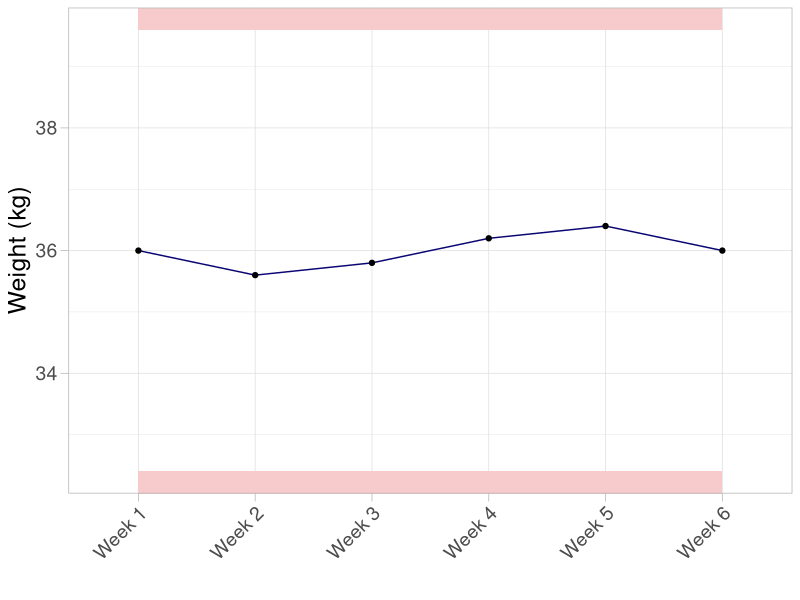
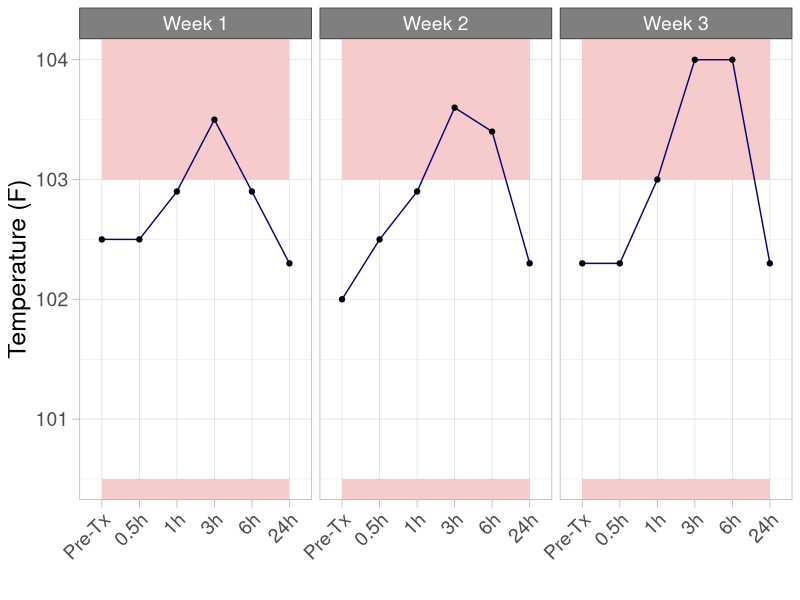
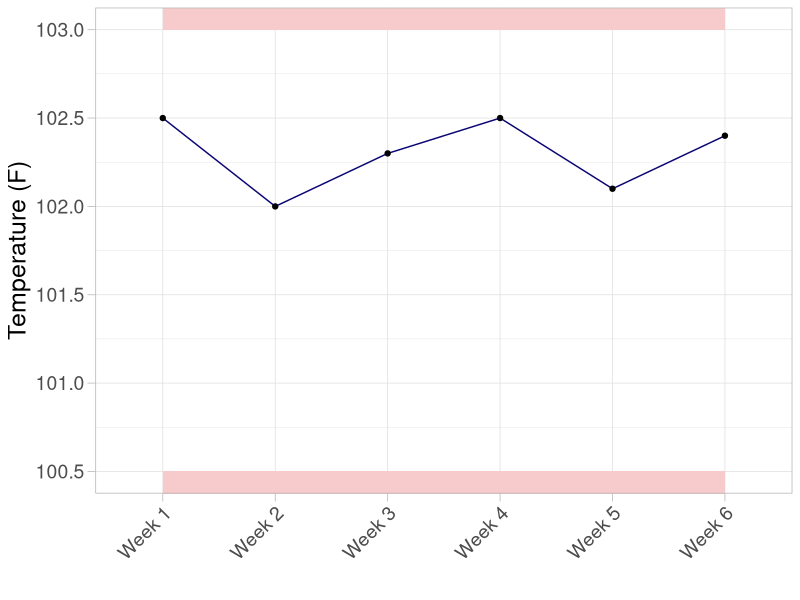
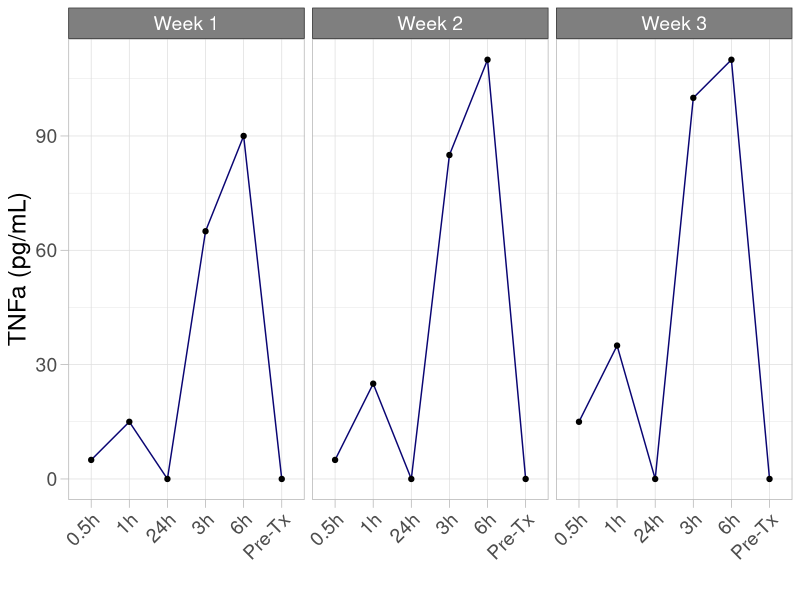
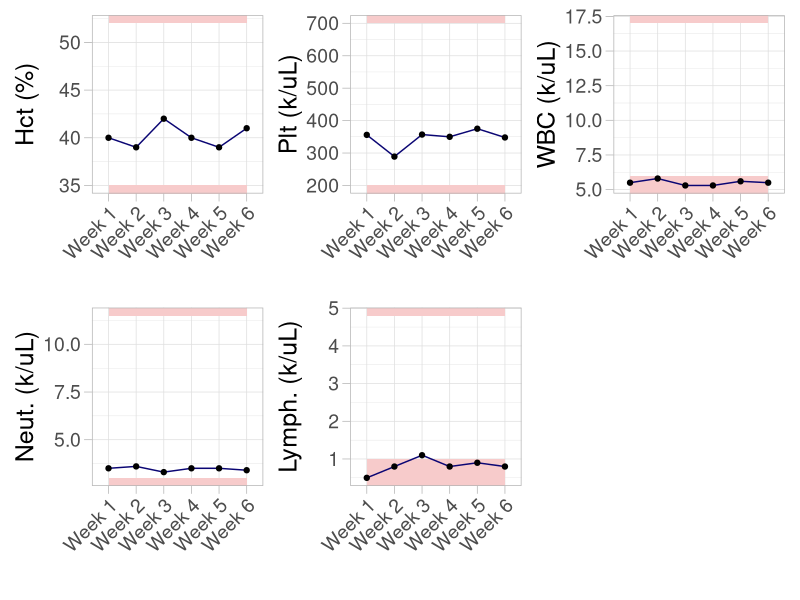
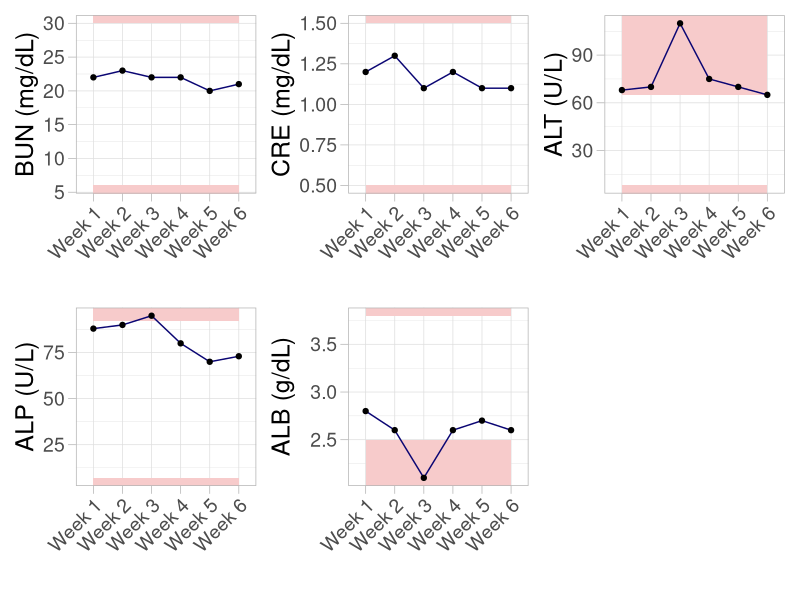

Write R code to recreate these figures, in order.
library(ggplot2)
library(patchwork)

whole_data <- read.csv("Test_Data.csv")

#-- No touchy from here down ---
whole_data$Parameter <- trimws(whole_data$Parameter)
whole_data$Parameter <- gsub("Baseline","Pre-Tx",whole_data$Parameter)

my_theme <- theme(strip.background=element_rect(fill="gray50",color="gray20"),
  strip.text.x=element_text(size=14,color="white"),
  strip.text.y=element_text(size=14,color="white"))+
  theme(axis.title= element_text(size = 18))+
  theme(axis.text = element_text(size = 14))+
  theme(axis.ticks.length=unit(0.2,"cm"))

for(what_patient in unique(whole_data$Patient_ID)){
  dir.create(what_patient, showWarnings = FALSE)
  
  dat <- whole_data[whole_data$Patient_ID == what_patient,]
  temp_df <- dat
  temp_df$Parameter <- ordered(temp_df$Parameter,levels=c("Pre-Tx","0.5h","1h","3h","6h","24h"))

  #-- Examination
  upper_limit <- dat$Value[dat$Condition == "Examination" & dat$Week == "Week 1"]*1.1
  lower_limit <- dat$Value[dat$Condition == "Examination" & dat$Week == "Week 1"]*0.9
  p_exam <- ggplot(data=dat[dat$Condition == "Examination",],aes(Week,Value))+
    geom_rect(aes(xmin=1,xmax=6,ymin=upper_limit,ymax=Inf),fill="#f7cbcb")+
    geom_rect(aes(xmin=1,xmax=6,ymin=-Inf,ymax=lower_limit),fill="#f7cbcb")+
    geom_line(aes(group=Patient_ID),color="#0a0573")+
    geom_point()+
    ylab("Weight (kg)")+
    xlab("")+
    theme_light()+
    my_theme+
    theme(axis.text.x = element_text(angle=45,hjust=1))
  ggsave(paste0(what_patient,"/weight-",what_patient,".png"),plot=p_exam,dpi=300,width=3.5,height = 2.89)
  
  #-- Temp
  p_temp1 <- ggplot(data=temp_df[temp_df$Condition == "Temp" & temp_df$Week %in% paste("Week",1:3),],aes(Parameter,Value))+
    facet_grid(~Week)+
    geom_rect(aes(xmin=1,xmax=6,ymin=103,ymax=Inf),fill="#f7cbcb")+
    geom_rect(aes(xmin=1,xmax=6,ymin=-Inf,ymax=100.5),fill="#f7cbcb")+
    geom_line(aes(group=Patient_ID),color="#0a0573")+
    geom_point()+
    ylab("Temperature (F)")+
    xlab("")+
    theme_light()+
    my_theme+
    theme(axis.text.x = element_text(angle=45,hjust=1))
  ggsave(paste0(what_patient,"/temp_tx-",what_patient,".png"),plot=p_temp1,dpi=300,width=7.35,height = 2.89)
  
  p_temp2 <- ggplot(data=temp_df[temp_df$Condition == "Temp" & temp_df$Parameter == "Pre-Tx",],aes(Week,Value))+
    geom_rect(aes(xmin=1,xmax=6,ymin=103,ymax=Inf),fill="#f7cbcb")+
    geom_rect(aes(xmin=1,xmax=6,ymin=-Inf,ymax=100.5),fill="#f7cbcb")+
    geom_line(aes(group=Patient_ID),color="#0a0573")+
    geom_point()+
    ylab("Temperature (F)")+
    xlab("")+
    theme_light()+
    my_theme+
    theme(axis.text.x = element_text(angle=45,hjust=1))
  ggsave(paste0(what_patient,"/temp_baseline-",what_patient,".png"),plot=p_temp2,dpi=300,width=3.5,height = 2.89)
  
  #-- TNFa
  p_tnfa <- ggplot(data=dat[dat$Condition == "TNFa" & dat$Week %in% paste("Week",1:3),],aes(Parameter,Value))+
    facet_grid(~Week)+
    geom_line(aes(group=Patient_ID),color="#0a0573")+
    geom_point()+
    ylab("TNFa (pg/mL)")+
    xlab("")+
    theme_light()+
    my_theme+
    theme(axis.text.x = element_text(angle=45,hjust=1))
  ggsave(paste0(what_patient,"/tnfa-",what_patient,".png"),plot=p_tnfa,dpi=300,width=7.35,height = 2.89)
    
  #-- CBC
  p_hct <- ggplot(data=dat[dat$Condition == "CBC" & dat$Parameter == "Hct",],aes(Week,Value))+
    geom_rect(aes(xmin=1,xmax=6,ymin=52,ymax=Inf),fill="#f7cbcb")+
    geom_rect(aes(xmin=1,xmax=6,ymin=-Inf,ymax=35),fill="#f7cbcb")+
    geom_line(aes(group=Patient_ID),color="#0a0573")+
    geom_point()+
    ylab("Hct (%)")+
    xlab("")+
    theme_light()+
    my_theme+
    theme(axis.text.x = element_text(angle=45,hjust=1))
  
  p_wbc <- ggplot(data=dat[dat$Condition == "CBC" & dat$Parameter == "WBC",],aes(Week,Value))+
    geom_rect(aes(xmin=1,xmax=6,ymin=17,ymax=Inf),fill="#f7cbcb")+
    geom_rect(aes(xmin=1,xmax=6,ymin=-Inf,ymax=6),fill="#f7cbcb")+
    geom_line(aes(group=Patient_ID),color="#0a0573")+
    geom_point()+
    ylab("WBC (k/uL)")+
    xlab("")+
    theme_light()+
    my_theme+
    theme(axis.text.x = element_text(angle=45,hjust=1))
  
  p_neut <- ggplot(data=dat[dat$Condition == "CBC" & dat$Parameter == "Neut.",],aes(Week,Value))+
    geom_rect(aes(xmin=1,xmax=6,ymin=11.5,ymax=Inf),fill="#f7cbcb")+
    geom_rect(aes(xmin=1,xmax=6,ymin=-Inf,ymax=3),fill="#f7cbcb")+
    geom_line(aes(group=Patient_ID),color="#0a0573")+
    geom_point()+
    ylab("Neut. (k/uL)")+
    xlab("")+
    theme_light()+
    my_theme+
    theme(axis.text.x = element_text(angle=45,hjust=1))
  
  p_lymph <- ggplot(data=dat[dat$Condition == "CBC" & dat$Parameter == "Lymph.",],aes(Week,Value))+
    geom_rect(aes(xmin=1,xmax=6,ymin=4.8,ymax=Inf),fill="#f7cbcb")+
    geom_rect(aes(xmin=1,xmax=6,ymin=-Inf,ymax=1),fill="#f7cbcb")+
    geom_line(aes(group=Patient_ID),color="#0a0573")+
    geom_point()+
    ylab("Lymph. (k/uL)")+
    xlab("")+
    theme_light()+
    my_theme+
    theme(axis.text.x = element_text(angle=45,hjust=1))
  
  p_plt <- ggplot(data=dat[dat$Condition == "CBC" & dat$Parameter == "Plt",],aes(Week,Value))+
    geom_rect(aes(xmin=1,xmax=6,ymin=700,ymax=Inf),fill="#f7cbcb")+
    geom_rect(aes(xmin=1,xmax=6,ymin=-Inf,ymax=200),fill="#f7cbcb")+
    geom_line(aes(group=Patient_ID),color="#0a0573")+
    geom_point()+
    ylab("Plt (k/uL)")+
    xlab("")+
    theme_light()+
    my_theme+
    theme(axis.text.x = element_text(angle=45,hjust=1))
  p <- (p_hct + p_plt + p_wbc + p_neut + p_lymph) + plot_layout(ncol = 3)
  ggsave(paste0(what_patient,"/cbc-",what_patient,".png"),plot=p,width=8.56,height=4.94,dpi=300)

  #-- Chem
  p_bun <- ggplot(data=dat[dat$Condition == "Chem" & dat$Parameter == "BUN",],aes(Week,Value))+
    geom_rect(aes(xmin=1,xmax=6,ymin=30,ymax=Inf),fill="#f7cbcb")+
    geom_rect(aes(xmin=1,xmax=6,ymin=-Inf,ymax=6),fill="#f7cbcb")+
    geom_line(aes(group=Patient_ID),color="#0a0573")+
    geom_point()+
    ylab("BUN (mg/dL)")+
    xlab("")+
    theme_light()+
    my_theme+
    theme(axis.text.x = element_text(angle=45,hjust=1))

  p_cre <- ggplot(data=dat[dat$Condition == "Chem" & dat$Parameter == "CRE",],aes(Week,Value))+
    geom_rect(aes(xmin=1,xmax=6,ymin=1.5,ymax=Inf),fill="#f7cbcb")+
    geom_rect(aes(xmin=1,xmax=6,ymin=-Inf,ymax=0.5),fill="#f7cbcb")+
    geom_line(aes(group=Patient_ID),color="#0a0573")+
    geom_point()+
    ylab("CRE (mg/dL)")+
    xlab("")+
    theme_light()+
    my_theme+
    theme(axis.text.x = element_text(angle=45,hjust=1))

  p_alt <- ggplot(data=dat[dat$Condition == "Chem" & dat$Parameter == "ALT",],aes(Week,Value))+
    geom_rect(aes(xmin=1,xmax=6,ymin=65,ymax=Inf),fill="#f7cbcb")+
    geom_rect(aes(xmin=1,xmax=6,ymin=-Inf,ymax=8),fill="#f7cbcb")+
    geom_line(aes(group=Patient_ID),color="#0a0573")+
    geom_point()+
    ylab("ALT (U/L)")+
    xlab("")+
    theme_light()+
    my_theme+
    theme(axis.text.x = element_text(angle=45,hjust=1))

  p_alp <- ggplot(data=dat[dat$Condition == "Chem" & dat$Parameter == "ALP",],aes(Week,Value))+
    geom_rect(aes(xmin=1,xmax=6,ymin=92,ymax=Inf),fill="#f7cbcb")+
    geom_rect(aes(xmin=1,xmax=6,ymin=-Inf,ymax=7),fill="#f7cbcb")+
    geom_line(aes(group=Patient_ID),color="#0a0573")+
    geom_point()+
    ylab("ALP (U/L)")+
    xlab("")+
    theme_light()+
    my_theme+
    theme(axis.text.x = element_text(angle=45,hjust=1))

  p_alb <- ggplot(data=dat[dat$Condition == "Chem" & dat$Parameter == "ALB",],aes(Week,Value))+
    geom_rect(aes(xmin=1,xmax=6,ymin=3.8,ymax=Inf),fill="#f7cbcb")+
    geom_rect(aes(xmin=1,xmax=6,ymin=-Inf,ymax=2.5),fill="#f7cbcb")+
    geom_line(aes(group=Patient_ID),color="#0a0573")+
    geom_point()+
    ylab("ALB (g/dL)")+
    xlab("")+
    theme_light()+
    my_theme+
    theme(axis.text.x = element_text(angle=45,hjust=1))
  p <- (p_bun + p_cre + p_alt + p_alp + p_alb) + plot_layout(ncol = 3)
  ggsave(paste0(what_patient,"/chem-",what_patient,".png"),plot=p,width=8.56,height=4.94,dpi=300)
}

  

